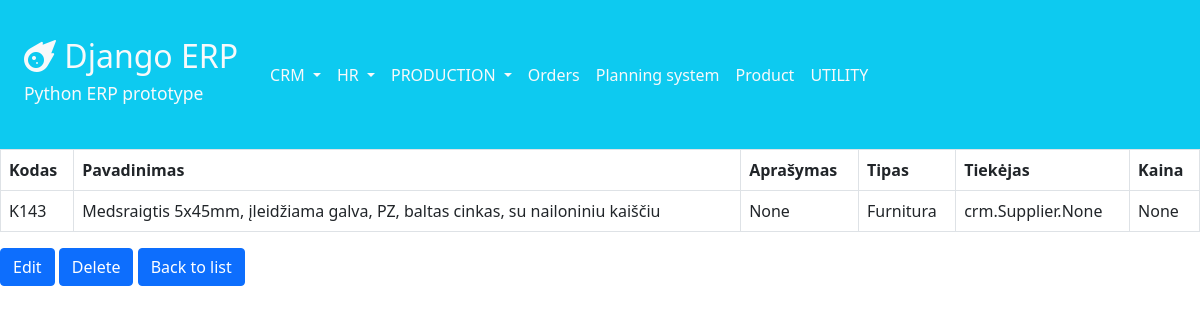
/production/components/10/, run on the app's committed database.
### production/models.py (models this page shows, shortened)
class Component(models.Model):
    code_id = models.CharField(max_length=10, unique=True)
    name = models.CharField(max_length=255, blank=True, null=True)
    description = models.CharField(max_length=50, blank=True, null=True)
    type = models.ForeignKey(ComponentType, on_delete=models.CASCADE)
    supplier = models.ManyToManyField(Supplier, blank=True)
    price = models.DecimalField(max_digits=7, decimal_places=2, blank=True, null=True)
    class Meta:
        ordering = ['code_id']

### utility/models.py (models this page shows)
class ComponentType(models.Model):
    name = models.CharField(max_length=50, blank=True, null=True)
    description = models.TextField(blank=True, null=True)
    class Meta:
        ordering = ['name']
    def __str__(self):
        return self.name

### production/views.py (the view)
# urls.py: path('components/<int:pk>/', views.component_detail, name='component_detail'),
def component_detail(request, pk):
    component = get_object_or_404(Component, pk=pk)
    return render(request, 'production/component/component_detail.html', {'component': component})

### production/templates/production/component/component_detail.html
{% extends 'navbar.html' %}
{% block content %}
    <table class="table table-bordered">
        <thead>
        <tr>
            <th> Kodas </th>
            <th> Pavadinimas </th>
            <th> Aprašymas </th>
            <th> Tipas </th>
            <th> Tiekėjas </th>
            <th> Kaina </th>
        </tr>
        </thead>
        <tbody>
        <tr>
                <td>{{ component.code_id }}</td>
                <td>{{ component.name }}</td>
                <td>{{ component.description }}</td>
                <td>{{ component.type }}</td>
                <td>{{ component.supplier }}</td>
                <td>{{ component.price }}</td>
        </tr>
        </tbody>
    </table>
    <a href="{% url 'production:update_component' component.pk %}" class="btn btn-primary">Edit</a>
    <a href="{% url 'production:delete_component' component.pk %}" class="btn btn-primary">Delete</a>
    <a href="{% url 'production:component_list' %}" class="btn btn-primary">Back to list</a>
{% endblock %}

### data on the page
Component: code_id "K143", name "Medsraigtis 5x45mm, įleidžiama galva, PZ, baltas cinkas, su nailoniniu kaiščiu", description "None", type "Furnitura", supplier "crm.Supplier.None", price "None"
